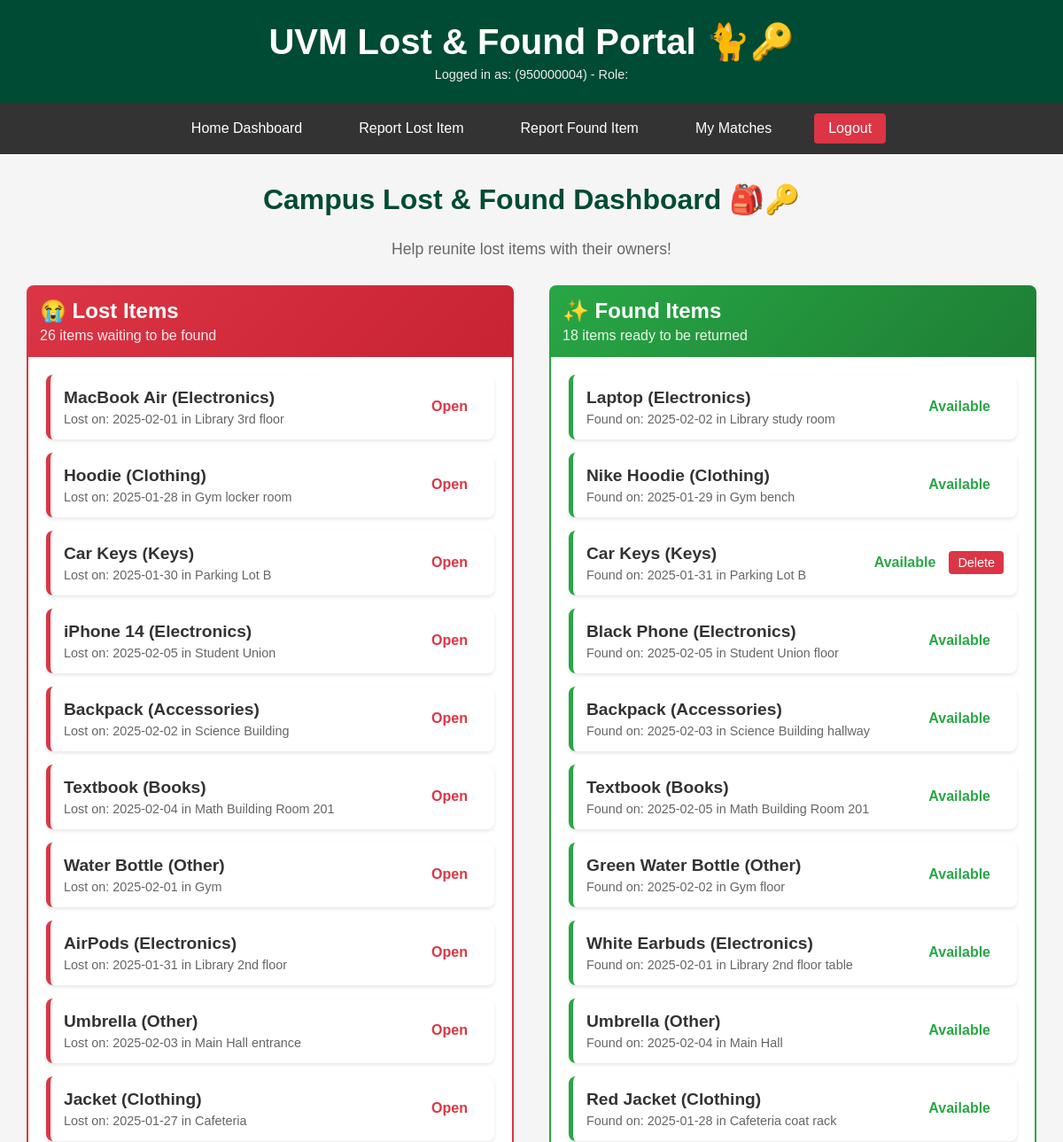
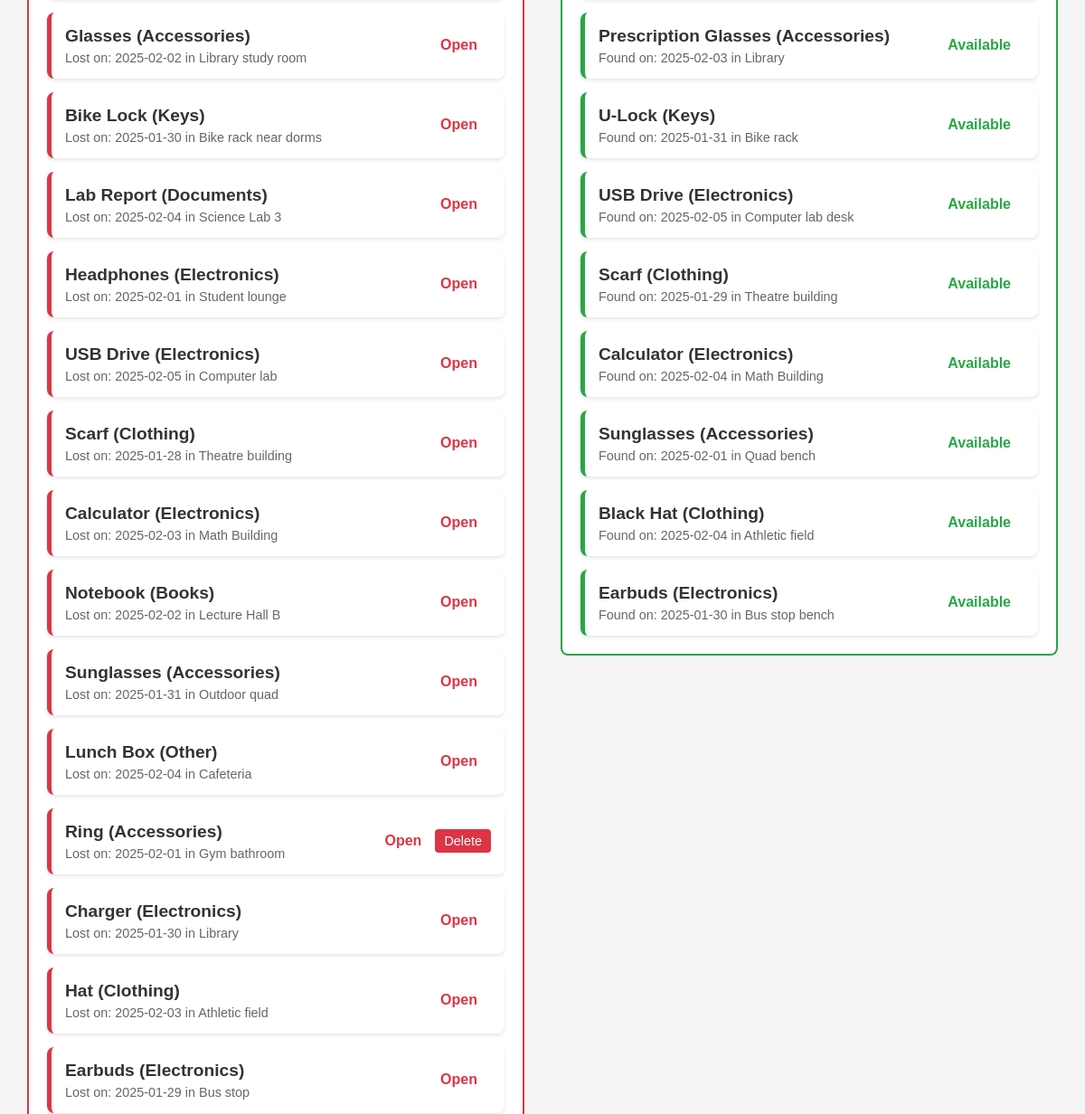
The app's page / (signed in, upper part), older data (2 pictures, top to bottom).
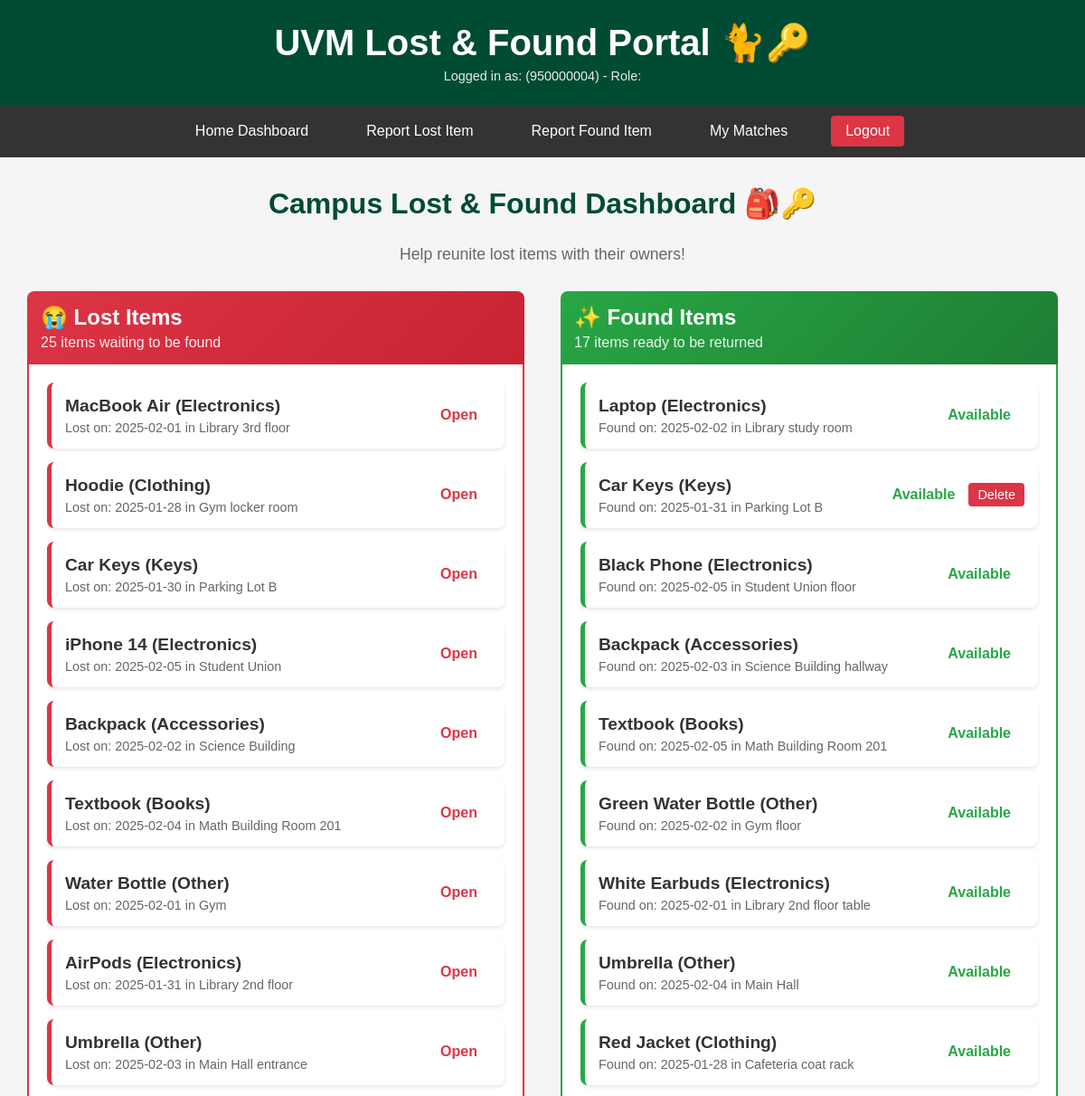
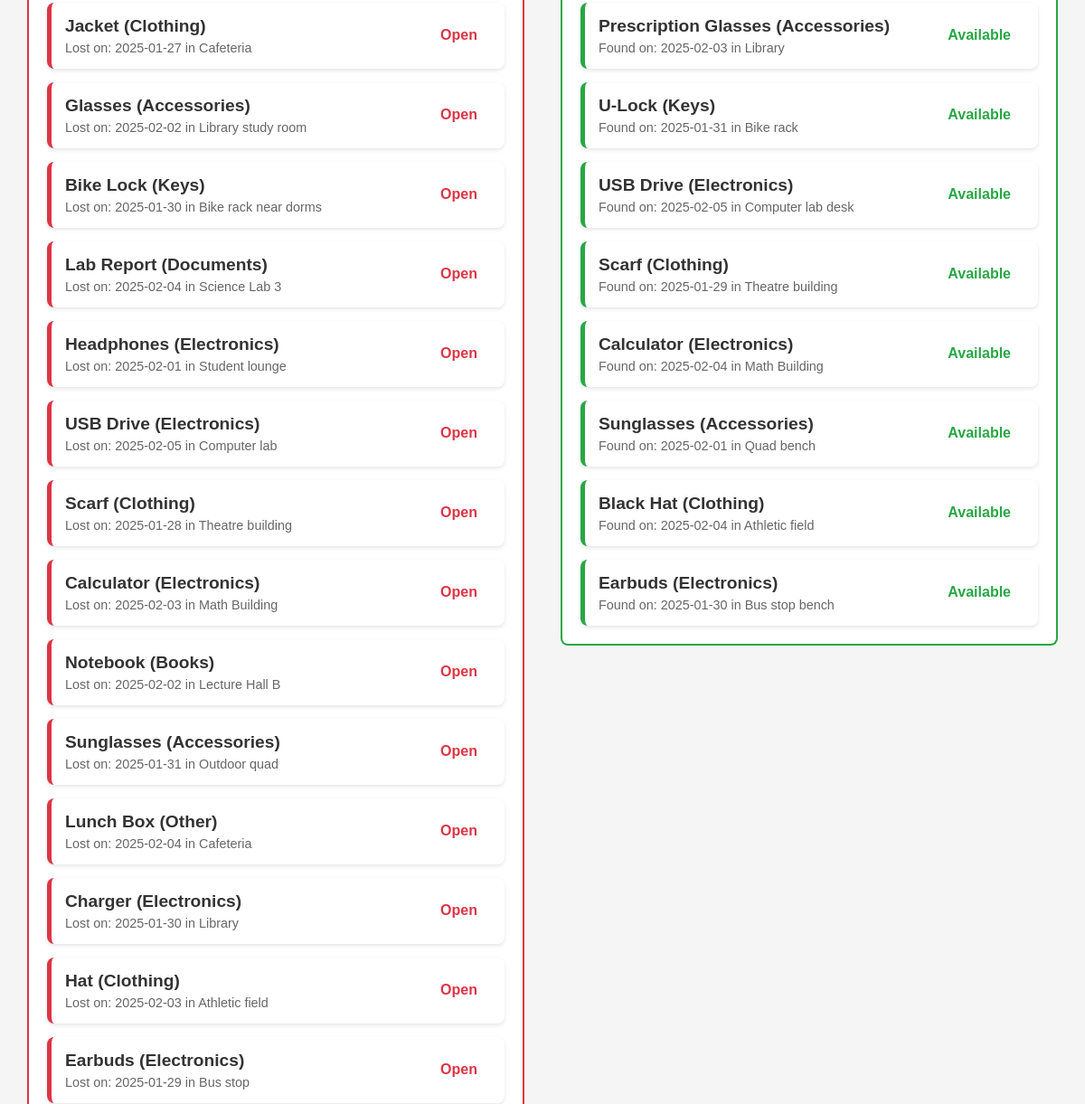
The same page, newer data (2 pictures, top to bottom).
### tables this page shows
CREATE TABLE LostPosts (
    lost_id TEXT PRIMARY KEY,
    user_id TEXT NOT NULL,
    item_name TEXT NOT NULL,
    category TEXT CHECK(category IN (
        'Electronics', 'Clothing', 'Accessories', 
        'Documents', 'Keys', 'Books', 'Other'
    )),
    description TEXT,
    date_lost DATE,
    last_seen_location TEXT,
    date_posted TIMESTAMP DEFAULT (strftime('%Y-%m-%d %H:%M:%S', 'now')),
    status TEXT DEFAULT 'open' CHECK(status IN ('open', 'matched', 'closed')),
    FOREIGN KEY (user_id) REFERENCES Users(user_id) ON DELETE CASCADE
);

CREATE TABLE FoundPosts (
    found_id TEXT PRIMARY KEY,
    user_id TEXT NOT NULL,
    item_name TEXT NOT NULL,
    category TEXT CHECK(category IN (
        'Electronics', 'Clothing', 'Accessories', 
        'Documents', 'Keys', 'Books', 'Other'
    )),
    description TEXT,
    date_found DATE,
    found_location TEXT,
    storage_location TEXT,
    date_posted TIMESTAMP DEFAULT (strftime('%Y-%m-%d %H:%M:%S', 'now')),
    status TEXT DEFAULT 'available' CHECK(status IN ('available', 'matched', 'returned')),
    FOREIGN KEY (user_id) REFERENCES Users(user_id) ON DELETE CASCADE
);

### main.py (the view)
@app.get("/", response_class=HTMLResponse)
async def home_dashboard(request: Request, user_id: Optional[str] = Cookie(None)):
    current_user = get_current_user(user_id)
    if not current_user:
        return RedirectResponse("/login", status_code=status.HTTP_303_SEE_OTHER)
    lost_posts = get_lost_posts(status='open')
    found_posts = get_found_posts(status='available')
    return templates.TemplateResponse(
        "home.html",
        {
            "request": request,
            "lost_posts": lost_posts,
            "found_posts": found_posts,
            **current_user
        }
    )

### templates/home.html (shortened to what the changed rows need)
{% extends "layout.html" %}
{% block content %}
    <div style="text-align: center; margin-bottom: 30px;">
        <h2 style="color: var(--uvm-green); font-size: 2em;">Campus Lost & Found Dashboard 🎒🔑</h2>
    </div>
    <div style="display: grid; grid-template-columns: 1fr 1fr; gap: 40px; margin-top: 30px;">
        <div>
            <div style="background: linear-gradient(135deg, #dc3545 0%, #c82333 100%); color: white; padding: 15px; border-radius: 8px 8px 0 0; margin-bottom: 0;">
                <h3 style="margin: 0; font-size: 1.5em;">😭 Lost Items</h3>
                <p style="margin: 5px 0 0 0; opacity: 0.9;">{{ lost_posts|length }} items waiting to be found</p>
            </div>
            <div style="background-color: white; border: 2px solid #dc3545; border-top: none; border-radius: 0 0 8px 8px; padding: 20px; min-height: 200px;">
                {% if lost_posts %}
                    <div style="display: flex; flex-direction: column; gap: 15px;">
                        {% for post in lost_posts %}
                            <div class="post-card lost-link" style="padding: 15px; border-left: 5px solid #dc3545; display: flex; justify-content: space-between; align-items: center;">
                                <div>
                                    <a href="/lost/{{ post.lost_id }}" style="text-decoration: none; color: #333;">
                                        <h4 style="margin: 0;">{{ post.item_name }} ({{ post.category }})</h4>
                                        <p style="margin: 5px 0 0 0; font-size: 0.9em; color: #666;">
                                            Lost on: {{ post.date_lost }} in {{ post.last_seen_location }}
                                        </p>
                                    </a>
                                </div>
                                <div style="display: flex; align-items: center;">
                                    <span class="status-{{ post.status }}" style="margin-right: 15px;">{{ post.status | capitalize }}</span>
                                    {% if post.user_id == user_id or user_role == 'admin' %}
                                        <form action="/delete-lost/{{ post.lost_id }}" method="post" onsubmit="return confirm('Are you sure you want to delete this lost report?');">
                                            <button type="submit" class="delete-btn" style="background-color: #dc3545; color: white; border-radius: 4px; padding: 5px 10px; border: none; cursor: pointer; font-size: 0.9em;">Delete</button>
                                        </form>
                                    {% endif %}
                                </div>
                            </div>
                        {% endfor %}
                    </div>
                {% else %}
                    <div style="text-align: center; padding: 40px 20px; color: #999;">
                        <p style="font-size: 1.2em; margin-bottom: 10px;">🎉 Nothing is currently listed as lost!</p>
                        <p>Be the first to <a href="/add-lost" style="color: #dc3545; font-weight: bold;">report a lost item</a>.</p>
                    </div>
                {% endif %}
            </div>
        </div>
        <div>
            <div style="background: linear-gradient(135deg, #28a745 0%, #1e7e34 100%); color: white; padding: 15px; border-radius: 8px 8px 0 0; margin-bottom: 0;">
                <h3 style="margin: 0; font-size: 1.5em;">✨ Found Items</h3>
                <p style="margin: 5px 0 0 0; opacity: 0.9;">{{ found_posts|length }} items ready to be returned</p>
            </div>
            <div style="background-color: white; border: 2px solid #28a745; border-top: none; border-radius: 0 0 8px 8px; padding: 20px; min-height: 200px;">
                {% if found_posts %}
                    <div style="display: flex; flex-direction: column; gap: 15px;">
                        {% for post in found_posts %}
                            <div class="post-card found-link" style="padding: 15px; border-left: 5px solid #28a745; display: flex; justify-content: space-between; align-items: center;">
                                <div>
                                    <a href="/found/{{ post.found_id }}" style="text-decoration: none; color: #333;">
                                        <h4 style="margin: 0;">{{ post.item_name }} ({{ post.category }})</h4>
                                        <p style="margin: 5px 0 0 0; font-size: 0.9em; color: #666;">
                                            Found on: {{ post.date_found }} in {{ post.found_location }}
                                        </p>
                                    </a>
                                </div>
                                <div style="display: flex; align-items: center;">
                                    <span class="status-{{ post.status }}" style="margin-right: 15px;">{{ post.status | capitalize }}</span>
                                    {% if post.user_id == user_id or user_role == 'admin' %}
                                        <form action="/delete-found/{{ post.found_id }}" method="post" onsubmit="return confirm('Are you sure you want to delete this found report?');">
                                            <button type="submit" class="delete-btn" style="background-color: #dc3545; color: white; border-radius: 4px; padding: 5px 10px; border: none; cursor: pointer; font-size: 0.9em;">Delete</button>
                                        </form>
                                    {% endif %}
                                </div>
                            </div>
                        {% endfor %}
                    </div>
                {% else %}
                    <div style="text-align: center; padding: 40px 20px; color: #999;">
                        <p style="font-size: 1.2em; margin-bottom: 10px;">📦 No found items currently!</p>
                        <p>No items have been turned in yet.</p>
                    </div>
                {% endif %}
            </div>
        </div>
    </div>
{% endblock %}

Row changes from the older to the newer data that the page shows:
no longer on this page (row edited): LostPosts: item_name "Ring", category "Accessories", date_lost "2025-02-01", last_seen_location "Gym bathroom", status "Open"
no longer on this page (row edited): FoundPosts: item_name "Nike Hoodie", category "Clothing", date_found "2025-01-29", found_location "Gym bench", status "Available"
Text that changed along with them:
{{ lost_posts|length }}: "26" → "25"
{{ found_posts|length }}: "18" → "17"
